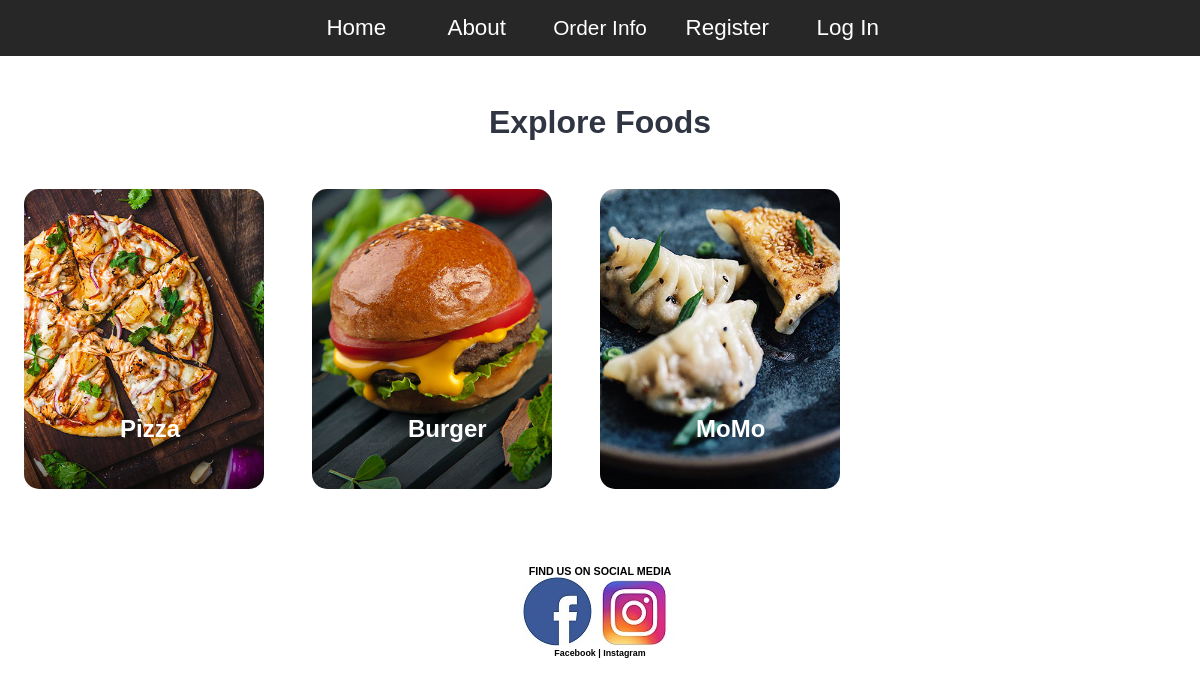
/categories.php, run on the app's committed database.
### tables this page shows
CREATE TABLE `tbl_category` (
  `id` int(10) UNSIGNED NOT NULL,
  `title` varchar(100) NOT NULL,
  `image_name` varchar(255) NOT NULL,
  `featured` varchar(10) NOT NULL,
  `active` varchar(10) NOT NULL
);

### categories.php (the view, shortened to what this page needs)
<?php include('config/constants.php');?>
<!DOCTYPE html>
<html>
    <head>
        <link href="CSS/orderstyle.css" rel="stylesheet" />
    </head>
    <body>
        <header>
            <nav>
                <ul>
                    <li class="home"><a href="<?php echo SITEURL; ?>index.php" >   Home</a></li>
                    <li class="about"><a href="<?php echo SITEURL; ?>about.php">About</a></li>
                    <div class="dropdown">
                        <button class="dropbtn"><a class="active"></a>Order Info</button>
                        </div>
                    <li class="register"><a href="register.html">Register</a></li>
                    <li class="register"><a href="login.html">Log In</a></li>
                </ul>
            </nav>
        </header>
<section class="categories">
    <div class="container">
        <h2 class="text-center">Explore Foods</h2>
        <?php
        $sql = "SELECT * FROM tbl_category WHERE active='Yes'" ;
        $res= mysqli_query($conn, $sql);
        $count = mysqli_num_rows($res);
        if($count > 0){
            while($row= mysqli_fetch_assoc($res)){
                $id = $row['id'];
                $title = $row['title'];
                $image_name = $row['image_name'];
                ?>
                 <a href="<?php echo SITEURL;?>category-foods.php?category_id=<?php echo $id; ?>">
                    <div class="box-3 float-container">
                    <?php
                        if($image_name == ""){
                            echo "<div class= 'error'>Image not Available </div>";
                         }
                        else{
                        ?>
                        <img src="<?php echo SITEURL;?>images/category/<?php echo $image_name; ?>" alt="Pizza" class="img-responsive img-curve">
                        <?php
                        }
                    ?>
                   <h3 class="float-text text-white"><?php echo $title;?></h3>
                   </div>
                 </a>
             <?php
            }
        }
        else{
            echo "<div class = 'error'>Category not Found!</div>";
        }
        ?>
    </div>
</section>
            <footer>
                <div>
                    <h6 style="text-align: center; ">FIND US ON SOCIAL MEDIA<h6>
                        <div class="center">
                            <a href="https://www.facebook.com/" target="_blank"><img src="images/fb_original.jpg" alt="facebook" /></a>
                            <a href="https:/www.instagram.com/" target="_blank"><img src="images/insta.jpg" alt="instagram" /></a>
                            <h5 style="text-align: center; ">Facebook           |         Instagram<h5>
                </div>
            </footer>
    </body>
</html>

### CSS/orderstyle.css (style rules this page uses)
* { margin:0; padding:0 ; font-family: Arial, Helvetica, sans-serif; }
body { margin: 0; padding: 0; background-color:white; }
.img-responsive { width: 100%; }
.img-curve { border-radius: 15px; }
.text-center { text-align: center; }
.text-white { color: white; }
h2 { color: #2f3542; font-size: 2rem; margin-bottom: 2%; }
h3 { font-size: 1.5rem; }
.float-container { position: relative; }
.float-text { position: absolute; bottom: 50px; left: 40%; }
.categories { padding: 4% 0; }
.box-3 { width: 20%; float: left; margin: 2%; }
nav ul { list-style: none; background-color: #272727; text-align: center; padding: 0; margin: 0; }
nav li { font-family: Arial,sans-serif; font-size: 1.2em; line-height: 40px; height: 40px; border-bottom: 1px solid #888; }
nav a { text-decoration: none; color: #fff; display: block; transition: .3s background-color; }
.center { text-align: center; }
@media screen and (min-width: 600px) { nav li { width: 120px; border-bottom: none; height: 50px; line-height: 50px; font-size: 1.4em; } }
@media screen and (min-width: 600px) { nav li { display: inline-block; margin-right: -4px; } }
@media screen and (min-width: 600px) { .dropbtn { background-color: #272727; color: white; padding: 16px; font-family:Arial,sans-serif; font-size: 1.3em; border: none; cursor: pointer; } }
@media screen and (min-width: 600px) { .dropdown { position: relative; display: inline-block; } }

### data on the page
tbl_category: image_name (picture), title "Pizza"
tbl_category: image_name (picture), title "Burger"
tbl_category: image_name (picture), title "MoMo"
